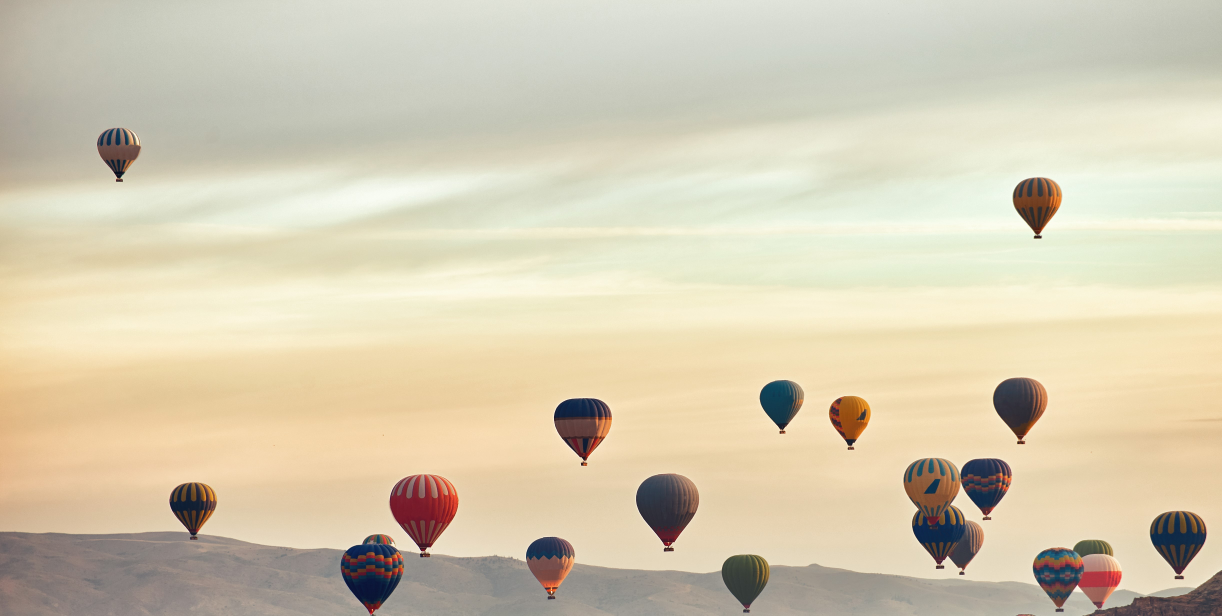
#> input picture Midterm/hotairbaloon.jpg, 4887 x 2463 px, given in place of project2.avi, which was not available (shown at 1/4 size)
$ jupyter execute hough_transformation.ipynb   (text cells are left out)
#> lines starting #> are read from the running program, lines starting #| are printed output that depends on the picture; after the words box and inside, x2 and y2 are one past the last pixel; in counts of white or black regions, pixels touching at a corner belong together; pictures that were not available may be replaced by others from this repository, and a replacement may not be noted
[cell 1]
import cv2 as cv
import numpy as np
from matplotlib import pyplot as plt

[cell 2]
video = cv.VideoCapture("project2.avi")

# Display Video
if (video.isOpened()== False):
  print("Error opening video stream or file")

points_list = []

# Read until video is completed
while(video.isOpened()):
  # read frame-by-frame
  ret, frame = video.read()
#> frame is the input picture: shape (2463, 4887, 3); mean B, G, R 179.4, 203.9, 213.4
  if ret == True:

    gray = cv.cvtColor(frame, cv.COLOR_BGR2GRAY)
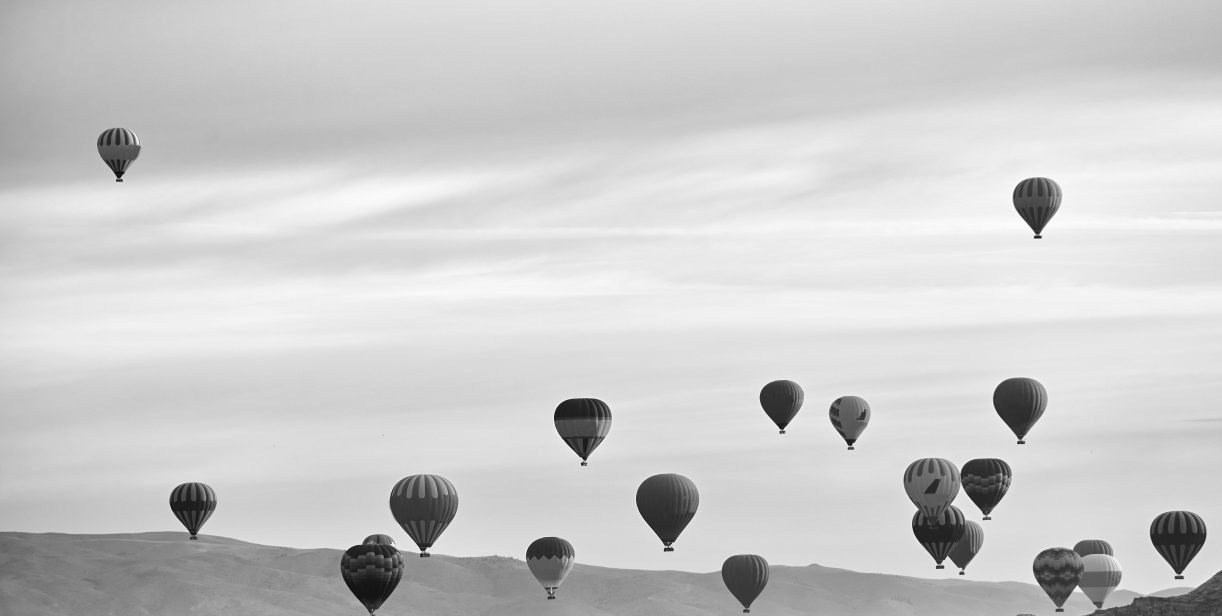
#> gray: shape (2463, 4887) (shown at 1/4 size); min 3, max 254, mean 203.9
    gaussian_blur = cv.GaussianBlur(gray,(7,7),cv.BORDER_DEFAULT)
    canny = cv.Canny(gaussian_blur,125,200,apertureSize=3)
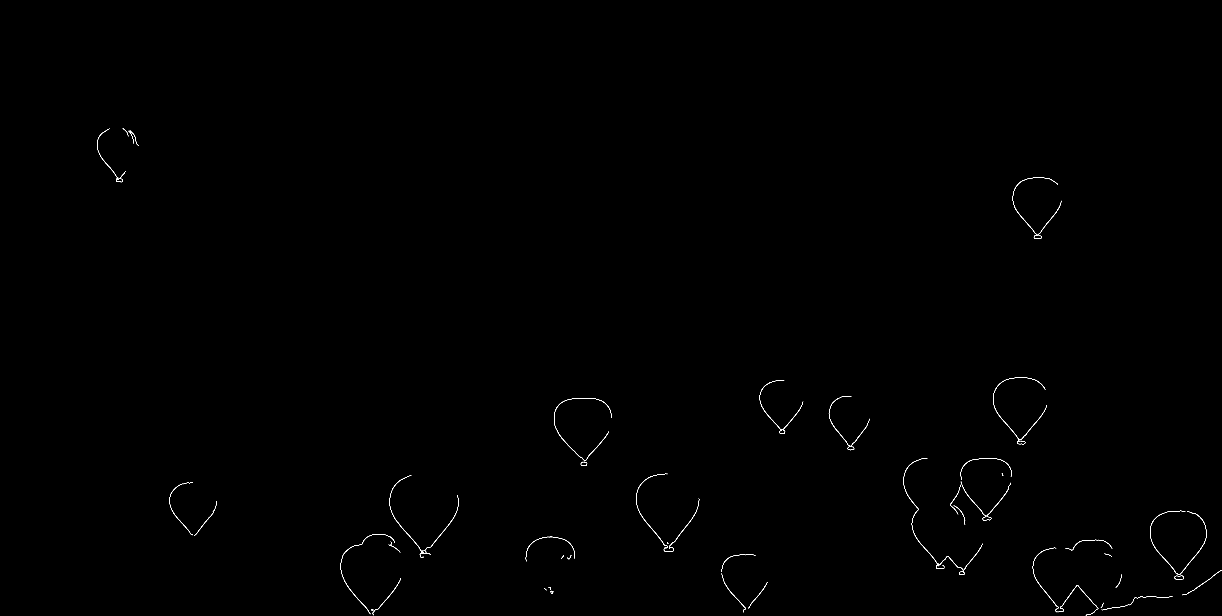
#> canny: shape (2463, 4887) (shown at 1/4 size); 0.12% white in thin lines or dots, all inside (x1, y1, x2, y2) = (388, 512, 4887, 2461)

    # Display the resulting frame
    cv.imshow('Frame',canny)

    # Press Q on keyboard to  exit
    if cv.waitKey(25) & 0xFF == ord('q'):
#> (key q is pressed here)
      break

  else:
    break

# When everything done, release the video videoture object
video.release()

# Closes all the frames
cv.destroyAllWindows()

[cell 3]
max_dist = np.sqrt(np.square(canny.shape[0])+np.square(canny.shape[1]))
#> max_dist = 5472.6
theta = np.deg2rad(np.arange(-90.0, 90.0))
rho_range = np.arange(-max_dist, max_dist)
#> rho_range = 10946 values from -5472.6 to 5472.4

# Accumulator  (Voting Bin)
acc = np.zeros((len(rho_range),len(theta)),dtype=int)

y,x = np.nonzero(canny)
#> y = 14235 values from 512 to 2460; x = 14235 values, max 4886 at index 11567, min 388 at index 278, mean 3089.3

for i in range(len(x)):
    for j in range(len(theta)):
        rho = ((x[i] * np.cos(theta[j])) + (y[i] * np.sin(theta[j]))) + max_dist # Adding max_dist to get the minimum distance as zero
        # print(rho,", ",j)
        acc[round(rho),j] += 1

[cell 4]
fig, ax = plt.subplots(1,1,figsize=(10,10))
ax.imshow(acc,cmap='jet', extent=[-90,90,-max_dist,max_dist])
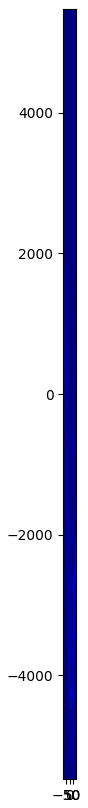
#> figure drawn by matplotlib, 1 panel

[cell 5]
peaks = []
acc1 = np.copy(acc)
for i in range(4):
    idx = np.argmax(acc1) # find argmax in flattened array
    acc1_idx = np.unravel_index(idx, acc1.shape) # remap to shape of acc
    peaks.append(acc1_idx)

    # surpess peaks in neighborhood
    idx_y, idx_x = acc1_idx # first separate x, y indexes from argmax(acc)
    # if idx_x is too close to the edges choose appropriate values
    if (idx_x - (3//2)) < 0: min_x = 0
    else: min_x = idx_x - (3//2)
    if ((idx_x + (3//2) + 1) > acc.shape[1]): max_x = acc.shape[1]
    else: max_x = idx_x + (3//2) + 1

    # if idx_y is too close to the edges choose appropriate values
    if (idx_y - (3//2)) < 0: min_y = 0
    else: min_y = idx_y - (3//2)
    if ((idx_y + (3//2) + 1) > acc.shape[0]): max_y = acc.shape[0]
    else: max_y = idx_y + (3//2) + 1

    # bound each index by the neighborhood size and set all values to 0
    for x in range(min_x, max_x):
        for y in range(min_y, max_y):
            # remove neighborhoods in acc1
            acc1[y, x] = 0

            # highlight peaks in original acc
            if (x == min_x or x == (max_x - 1)):
                acc[y, x] = 255
            if (y == min_y or y == (max_y - 1)):
                acc[y, x] = 255
#> this loop made 4 passes
#> (idx, idx_y, idx_x, min_x, max_x, min_y, max_y) on passes 1 to 4: (1475590, 8197, 130, 129, 132, 8196, 8199), (1047645, 5820, 45, 44, 47, 5819, 5822), (1473969, 8188, 129, 128, 131, 8187, 8190), (1301811, 7232, 51, 50, 53, 7231, 7234)
#> after the loop, peaks = [(8197, 130), (5820, 45), (8188, 129), (7232, 51)]

peaks
#> Out = [(8197, 130), (5820, 45), (8188, 129), (7232, 51)]

[cell 6]
for i in range(len(peaks)):
    # reverse engineer lines from rho_range and thetas
    rho_peaks = rho_range[peaks[i][0]]
    theta_peaks = theta[peaks[i][1]]
    a = np.cos(theta_peaks)
    b = np.sin(theta_peaks)
    x0 = a*rho_peaks
    y0 = b*rho_peaks
    # these are then scaled so that the lines go off the edges of the image
    x1 = int(x0 + 2000*(-b))
    y1 = int(y0 + 2000*(a))
    x2 = int(x0 - 2000*(-b))
    y2 = int(y0 - 2000*(a))

    cv.line(frame, (x1, y1), (x2, y2), (0, 255, 0), 2)
#> this loop made 4 passes
#> (rho_peaks, theta_peaks, a, b, x0, y0, x1, y1) on passes 1 to 4: (2724.4, 0.698, 0.766, 0.643, 2087, 1751.2, 801, 3283), (347.4, -0.785, 0.707, -0.707, 245.7, -245.7, 1659, 1168), (2715.4, 0.681, 0.777, 0.629, 2110.3, 1708.9, 851, 3263), (1759.4, -0.681, 0.777, -0.629, 1367.3, -1107.2, 2625, 447)
cv.imshow('frame',frame)
cv.waitKey()
cv.destroyAllWindows()
